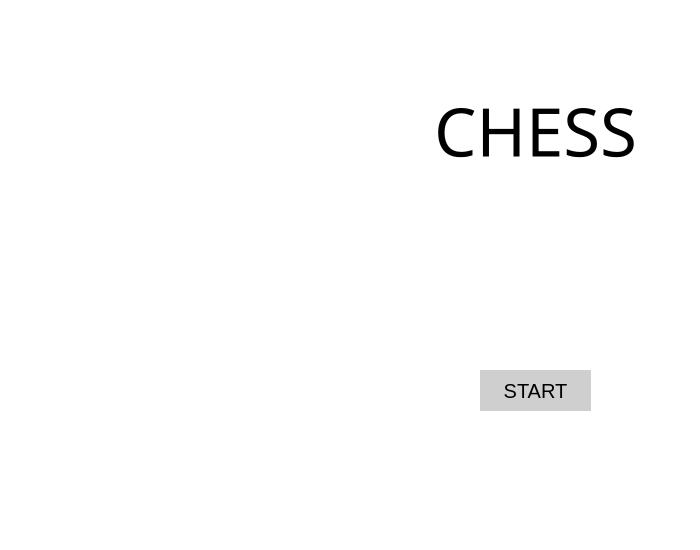
<?xml version="1.0" encoding="UTF-8"?>
<ui version="4.0">
 <class>MainWindow</class>
 <widget class="QMainWindow" name="MainWindow">
  <property name="geometry">
   <rect>
    <x>0</x>
    <y>0</y>
    <width>700</width>
    <height>550</height>
   </rect>
  </property>
  <property name="minimumSize">
   <size>
    <width>700</width>
    <height>550</height>
   </size>
  </property>
  <property name="maximumSize">
   <size>
    <width>700</width>
    <height>550</height>
   </size>
  </property>
  <property name="windowTitle">
   <string>Chess</string>
  </property>
  <property name="autoFillBackground">
   <bool>false</bool>
  </property>
  <property name="styleSheet">
   <string notr="true">background-color: white</string>
  </property>
  <widget class="QWidget" name="centralWidget">
   <widget class="QPushButton" name="startButton">
    <property name="geometry">
     <rect>
      <x>480</x>
      <y>370</y>
      <width>111</width>
      <height>41</height>
     </rect>
    </property>
    <property name="font">
     <font>
      <family>Arial</family>
      <pointsize>15</pointsize>
     </font>
    </property>
    <property name="styleSheet">
     <string notr="true">background-color: rgb(207, 207, 207);
border: none</string>
    </property>
    <property name="text">
     <string>START</string>
    </property>
    <property name="flat">
     <bool>false</bool>
    </property>
   </widget>
   <widget class="QLabel" name="logoLabel">
    <property name="geometry">
     <rect>
      <x>0</x>
      <y>10</y>
      <width>381</width>
      <height>531</height>
     </rect>
    </property>
    <property name="text">
     <string/>
    </property>
    <property name="pixmap">
     <pixmap resource="../resource.qrc">:/images/logo.jpg</pixmap>
    </property>
    <property name="scaledContents">
     <bool>false</bool>
    </property>
    <property name="alignment">
     <set>Qt::AlignCenter</set>
    </property>
   </widget>
   <widget class="QLabel" name="titleLabel">
    <property name="geometry">
     <rect>
      <x>390</x>
      <y>80</y>
      <width>291</width>
      <height>101</height>
     </rect>
    </property>
    <property name="font">
     <font>
      <family>Curlz MT</family>
      <pointsize>50</pointsize>
     </font>
    </property>
    <property name="text">
     <string>CHESS</string>
    </property>
    <property name="alignment">
     <set>Qt::AlignCenter</set>
    </property>
   </widget>
  </widget>
 </widget>
 <layoutdefault spacing="6" margin="11"/>
 <resources>
  <include location="../resource.qrc"/>
 </resources>
 <connections/>
</ui>
